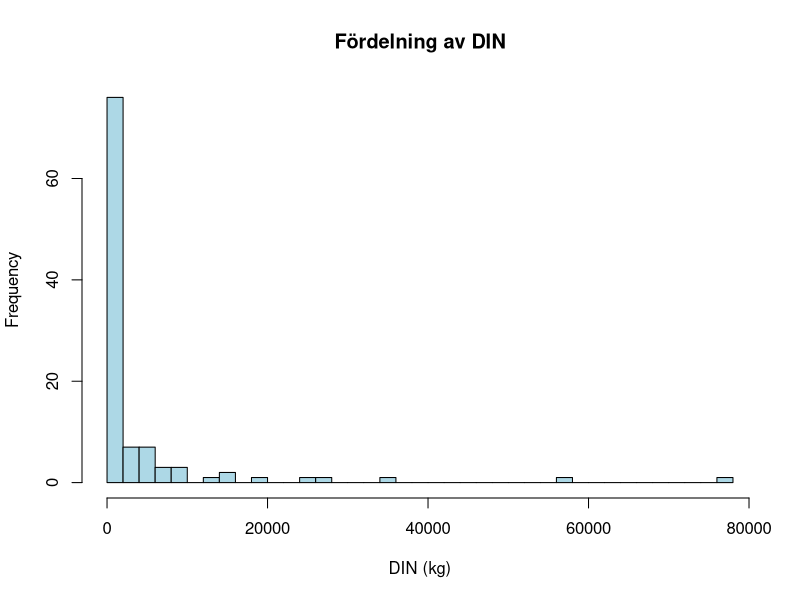
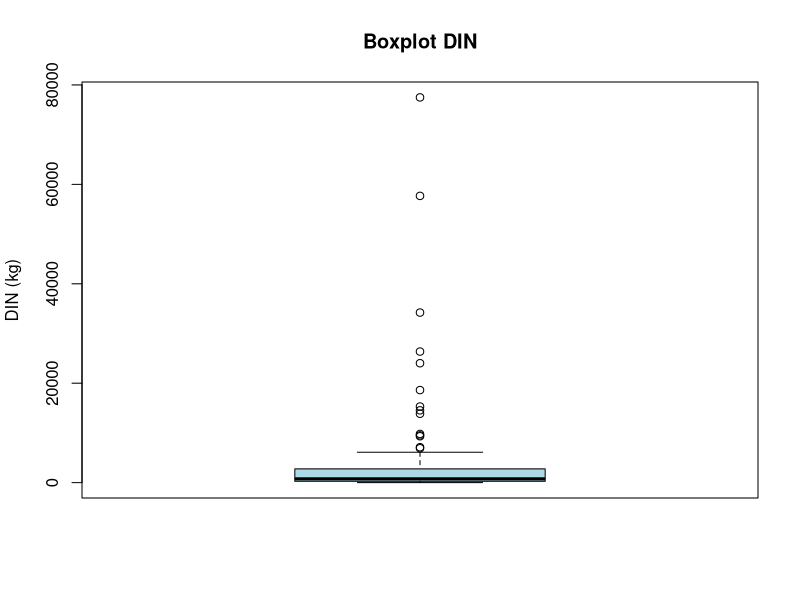
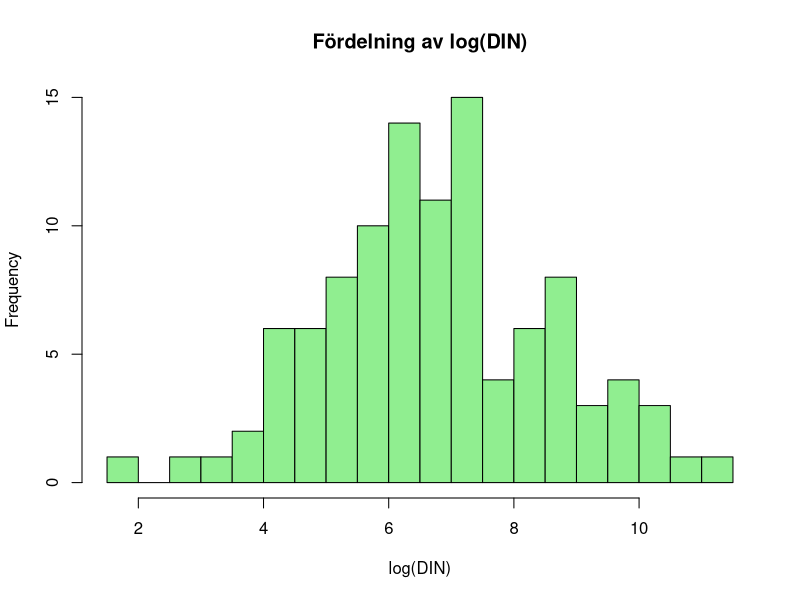
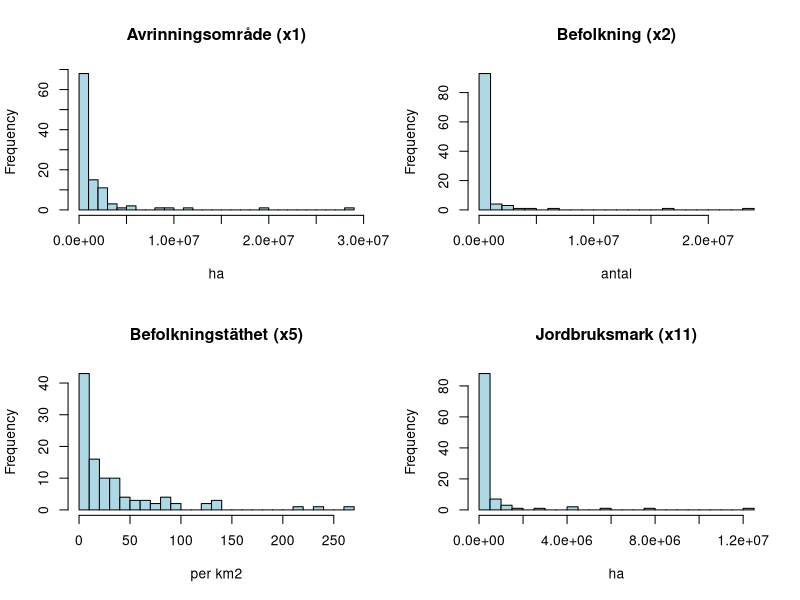
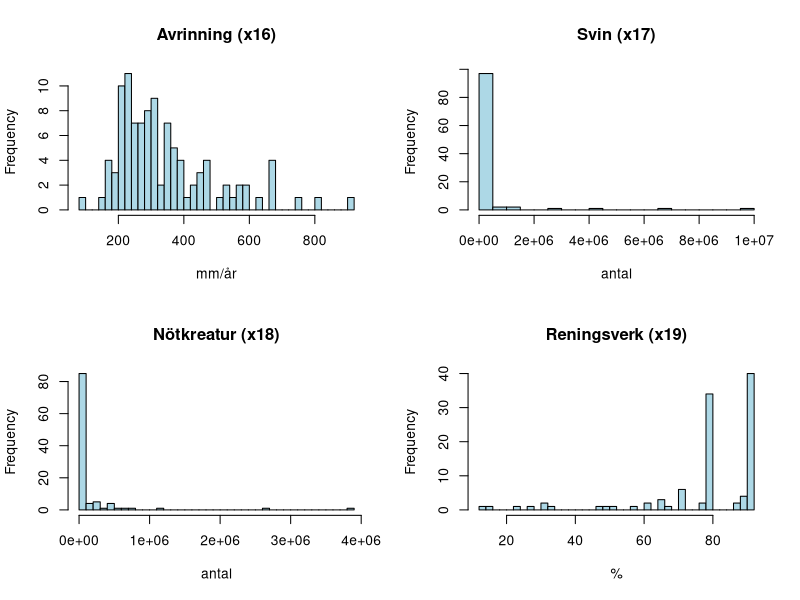
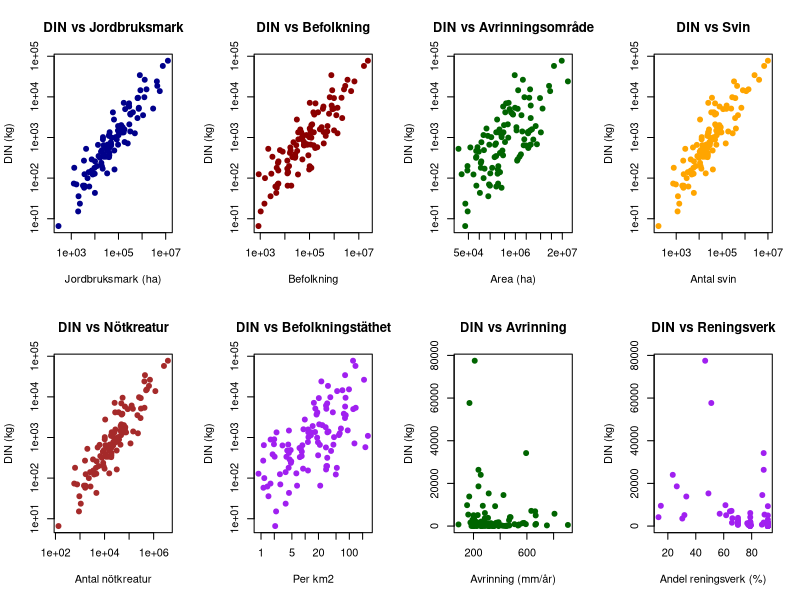
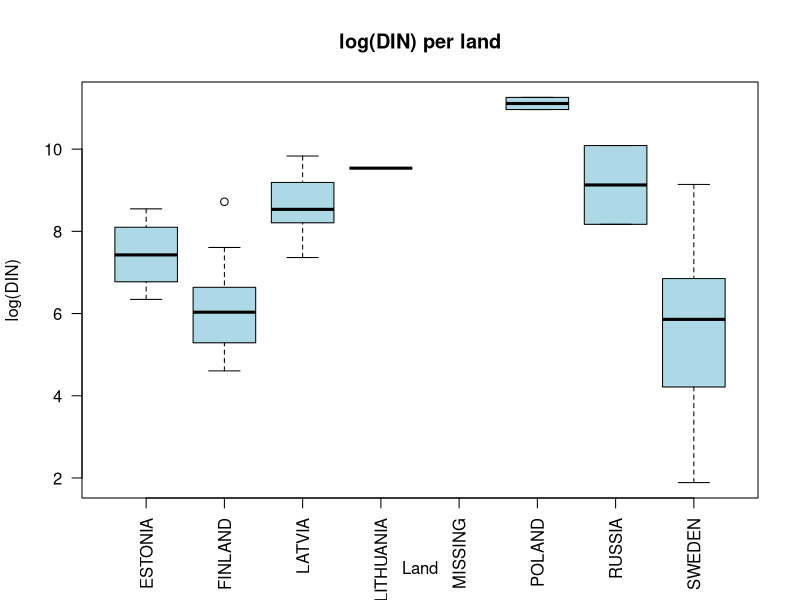

R code for these plots, in order: (Note: this script raises an error after producing the figures.)
## ---- chunk 1
knitr::opts_chunk$set(echo = TRUE)
## ---- chunk 2
din <- read.csv("A8_baltic_DIN.csv" , stringsAsFactors = TRUE)

din$Land <- as.factor(din$x20)
din$Land[din$Land == "MISSING"] <- NA

# Skapa loggade variabler
din$log_y   <- log(din$y)
din$log_x1  <- log(din$x1)
din$log_x2  <- log(din$x2)
din$log_x5  <- log(din$x5)
din$log_x11 <- log(din$x11 + 1)
din$log_x17 <- log(din$x17 + 1)
din$log_x18 <- log(din$x18 + 1)


dim(din)
summary(din)

dim(din)          # 105 rader, 22 kolumner
str(din)          # datatyper
head(din)         # första raderna


## ---- chunk 3
# Sammanfattning
summary(din$y)
sd(din$y)

# Histogram – originalskala
hist(din$y, breaks = 30,
     main = "Fördelning av DIN",
     xlab = "DIN (kg)", col = "lightblue")

# Boxplot
boxplot(din$y, main = "Boxplot DIN", ylab = "DIN (kg)", col = "lightblue")

# Histogram – log-skala (viktigt att kolla!)
hist(log(din$y), breaks = 30,
     main = "Fördelning av log(DIN)",
     xlab = "log(DIN)", col = "lightgreen")
## ---- chunk 4
par(mfrow = c(2, 2))

hist(din$x1, breaks = 30, main = "Avrinningsområde (x1)",
     xlab = "ha", col = "lightblue")
hist(din$x2, breaks = 30, main = "Befolkning (x2)",
     xlab = "antal", col = "lightblue")
hist(din$x5, breaks = 30, main = "Befolkningstäthet (x5)",
     xlab = "per km2", col = "lightblue")
hist(din$x11, breaks = 30, main = "Jordbruksmark (x11)",
     xlab = "ha", col = "lightblue")

par(mfrow = c(1, 1))
## ---- chunk 5
par(mfrow = c(2, 2))

hist(din$x16, breaks = 30, main = "Avrinning (x16)",
     xlab = "mm/år", col = "lightblue")
hist(din$x17, breaks = 30, main = "Svin (x17)",
     xlab = "antal", col = "lightblue")
hist(din$x18, breaks = 30, main = "Nötkreatur (x18)",
     xlab = "antal", col = "lightblue")
hist(din$x19, breaks = 30, main = "Reningsverk (x19)",
     xlab = "%", col = "lightblue")

par(mfrow = c(1, 1))
## ---- chunk 6
# STEG 5: Bivariata scatterplots

par(mfrow = c(2, 4))

# Starka kandidater (log-log)
plot(din$x11, din$y, log = "xy",
     main = "DIN vs Jordbruksmark",
     xlab = "Jordbruksmark (ha)", ylab = "DIN (kg)",
     pch = 19, col = "darkblue")

plot(din$x2, din$y, log = "xy",
     main = "DIN vs Befolkning",
     xlab = "Befolkning", ylab = "DIN (kg)",
     pch = 19, col = "darkred")

plot(din$x1, din$y, log = "xy",
     main = "DIN vs Avrinningsområde",
     xlab = "Area (ha)", ylab = "DIN (kg)",
     pch = 19, col = "darkgreen")

plot(din$x17, din$y, log = "xy",
     main = "DIN vs Svin",
     xlab = "Antal svin", ylab = "DIN (kg)",
     pch = 19, col = "orange")

plot(din$x18, din$y, log = "xy",
     main = "DIN vs Nötkreatur",
     xlab = "Antal nötkreatur", ylab = "DIN (kg)",
     pch = 19, col = "brown")

plot(din$x5, din$y, log = "xy",
     main = "DIN vs Befolkningstäthet",
     xlab = "Per km2", ylab = "DIN (kg)",
     pch = 19, col = "purple")

# Avrinning
plot(din$x16, din$y,
     main = "DIN vs Avrinning",
     xlab = "Avrinning (mm/år)", ylab = "DIN (kg)",
     pch = 19, col = "darkgreen")

# Reningsverk
plot(din$x19, din$y,
     main = "DIN vs Reningsverk",
     xlab = "Andel reningsverk (%)", ylab = "DIN (kg)",
     pch = 19, col = "purple")

par(mfrow = c(1, 1))
## ---- chunk 7
# Här gör jag korrelationsanalys för att se vilka variabler som korrelerar. Variabler med hög korrelation (t.ex. |r| > 0,7) är kandidater för modellen. Om två prediktorer korrelerar starkt med varandra → multikollinearitet (nämn för B)

# Numeriska variabler
num_vars <- din[, sapply(din, is.numeric)]
num_vars$id <- NULL

# Pearson-korrelation med y
cor_y <- cor(num_vars$y, num_vars, use = "pairwise.complete.obs")
sort(round(cor_y, 2), decreasing = TRUE)

# Spearman (rangkorrelation) – robust mot snedfördelning
cor_y_spear <- cor(num_vars$y, num_vars,
                   method = "spearman",
                   use = "pairwise.complete.obs")
sort(round(cor_y_spear, 2), decreasing = TRUE)

## ---- chunk 8
# Korrelationsmatris för ultvalda variabler.
vars_int <- c("y", "x1", "x2", "x5", "x11", "x16", "x17", "x18", "x19")
cor_mat <- cor(din[, vars_int], use = "pairwise.complete.obs")
round(cor_mat, 2)
## ---- chunk 9
# Boxplott per land
# Antal per land
table(din$Land, useNA = "ifany")

# Boxplot av log(DIN) per land
boxplot(log(y) ~ Land, data = din, las = 2,
        main = "log(DIN) per land",
        ylab = "log(DIN)", col = "lightblue")
## ---- chunk 10
# Spara som RDS (behåller faktorer och struktur)
saveRDS(din, file = "din_clean.rds")

write.csv(din, file = "din_clean.csv", row.names = FALSE)


## ---- chunk 11

library(car)      # vif()
library(lmtest)   # bptest(), dwtest()
library(MASS)     # step()

din <- read.csv("din_clean.csv", stringsAsFactors = TRUE)

## ---- chunk 12

mod_step <- step(mod_full, direction = "backward", trace = TRUE)
summary(mod_step)



## ---- chunk 13

mod2 <- update(mod_full, . ~ . - x19)
summary(mod2)
vif(mod2)

## ---- chunk 14

mod3 <- update(mod2, . ~ . - log_x5)
summary(mod3)
vif(mod3)


## ---- chunk 15





## ---- chunk 16





## ---- chunk 17





## ---- chunk 18





## ---- chunk 19





## ---- chunk 20





## ---- chunk 21





## ---- chunk 22





## ---- chunk 23





## ---- chunk 24





## ---- chunk 25





## ---- chunk 26





## ---- chunk 27





## ---- chunk 28





## ---- chunk 29
